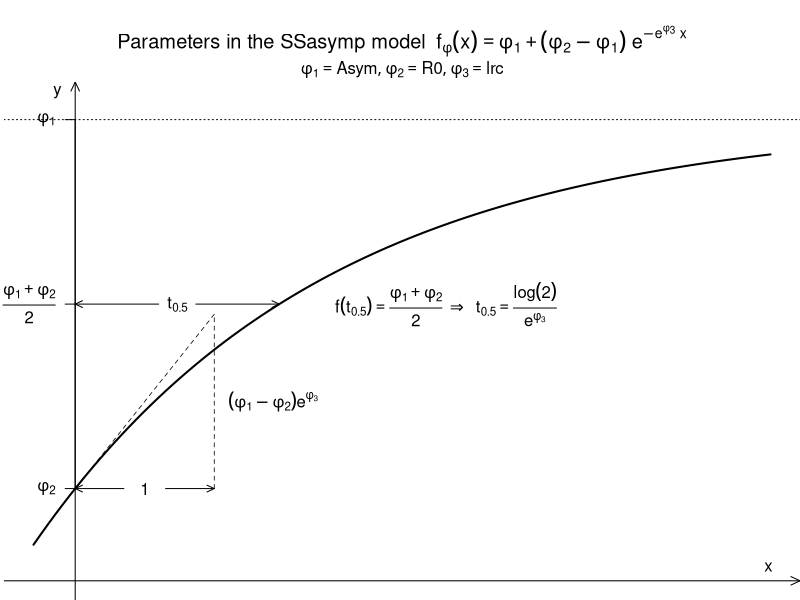
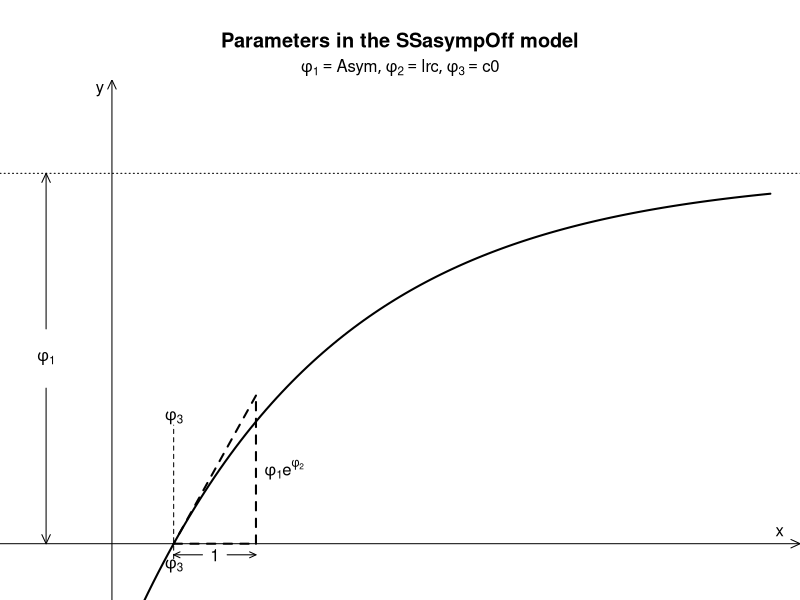
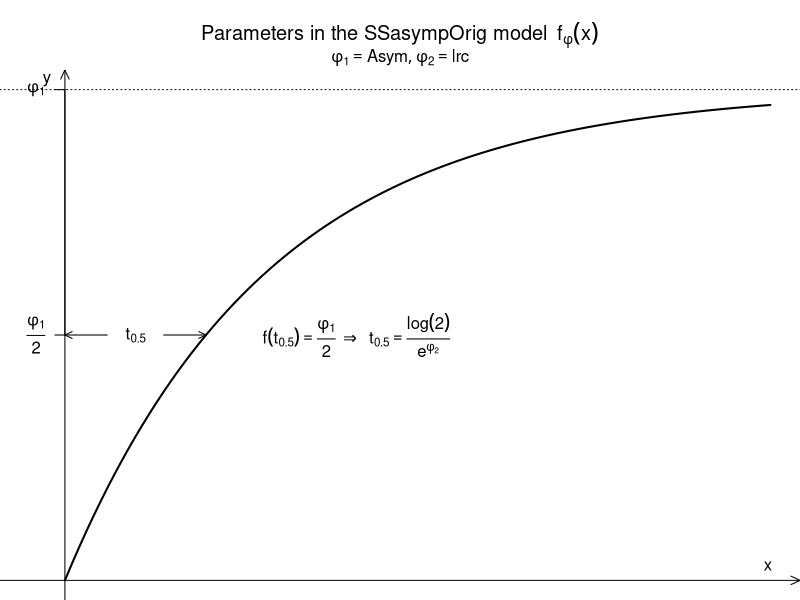
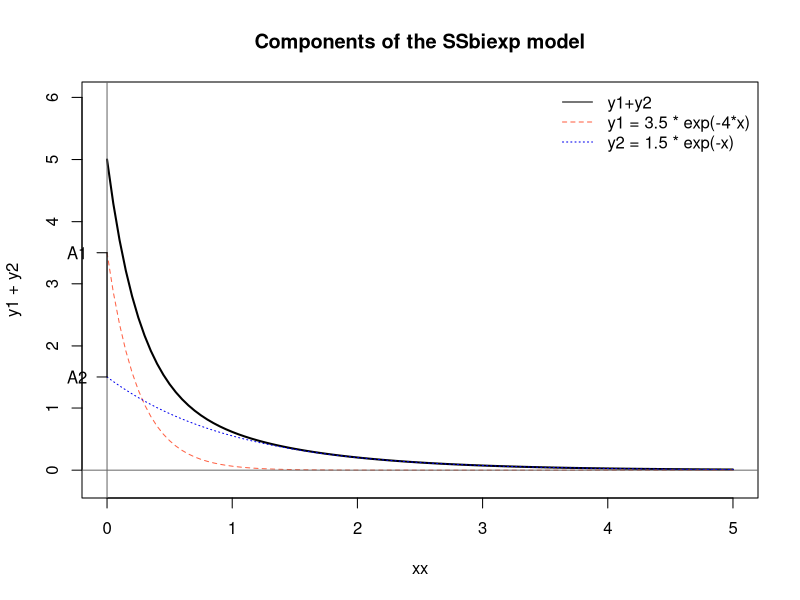
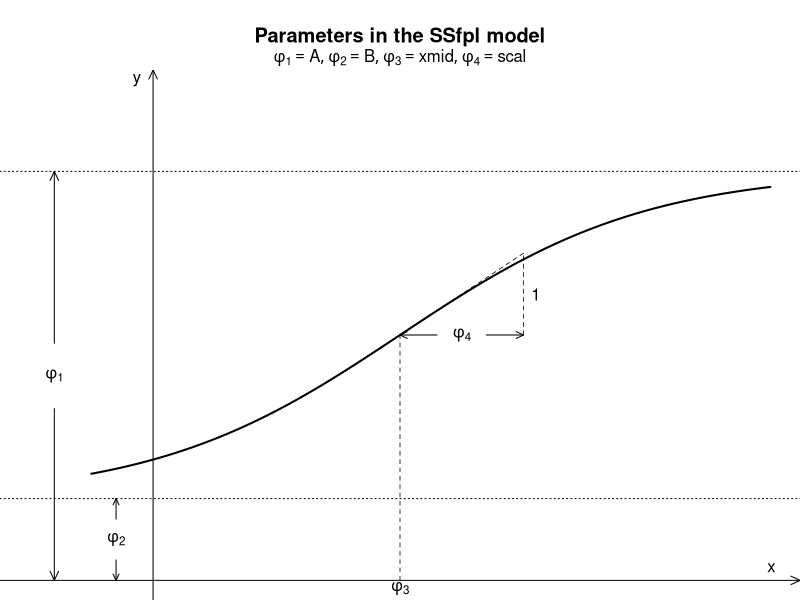
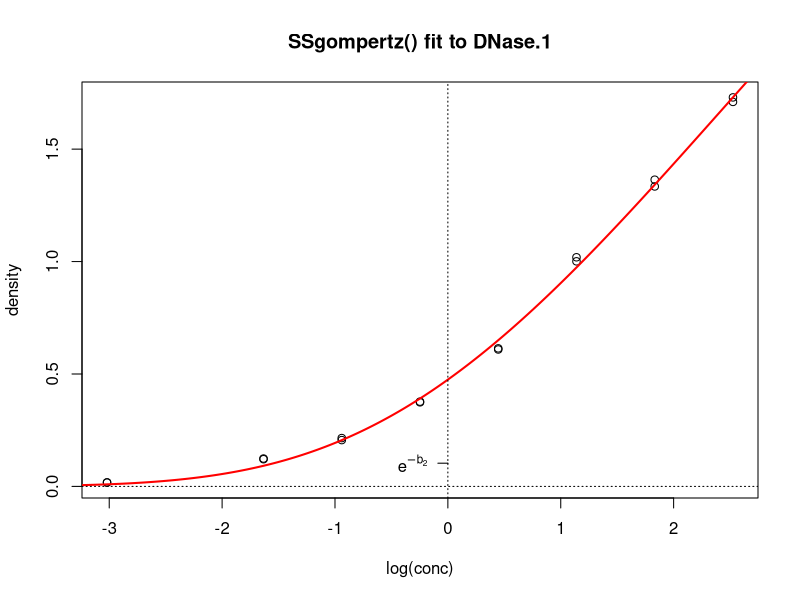
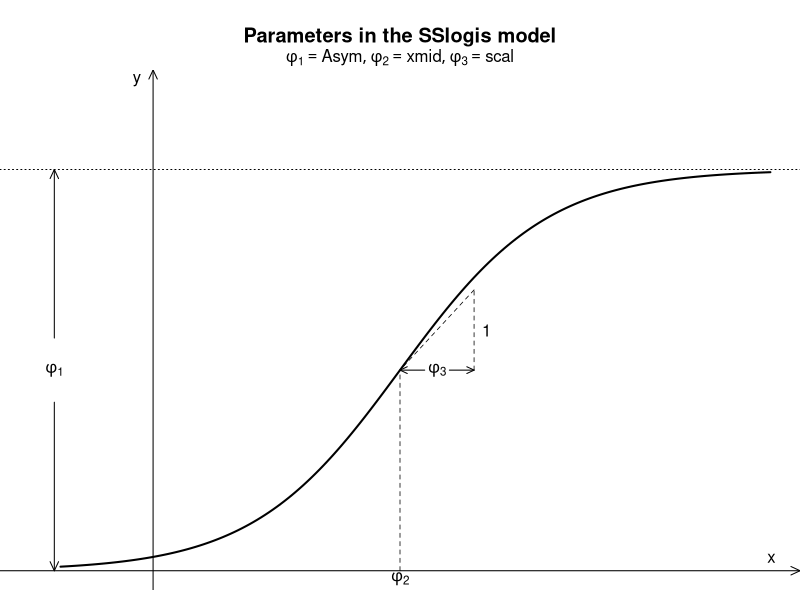
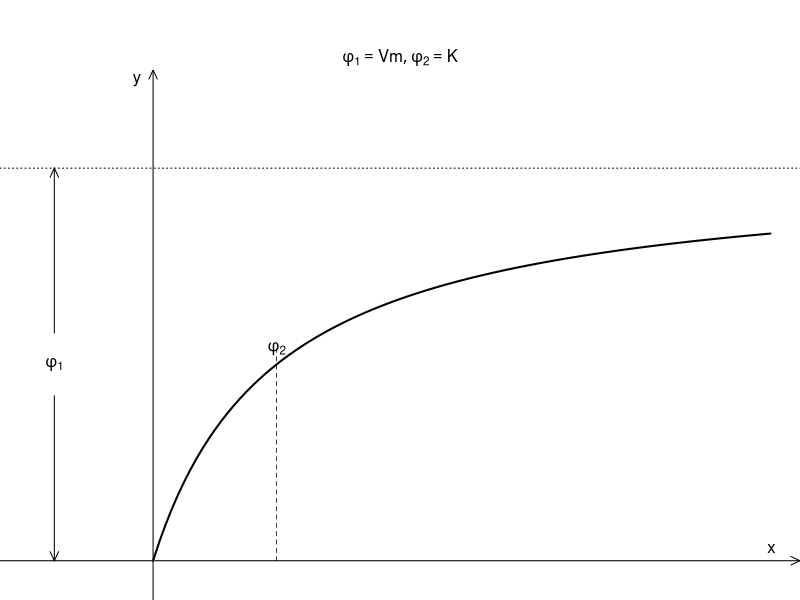

Write the R code that produced these figures, in order.
##### info ####

# file: nls_self_starter_models
# author: Amy Kendig
# date last edited: 4/24/20
# goal: visualize non-linear models


#### set-up ####

# clear all existing data
rm(list=ls())


#### SSasymp: asymptotic ####

Lob.329 <- Loblolly[ Loblolly$Seed == "329", ]
SSasymp( Lob.329$age, 100, -8.5, -3.2 )   # response only
local({
  Asym <- 100 ; resp0 <- -8.5 ; lrc <- -3.2
  SSasymp( Lob.329$age, Asym, resp0, lrc) # response _and_ gradient
})
getInitial(height ~ SSasymp( age, Asym, resp0, lrc), data = Lob.329)
## Initial values are in fact the converged values
fm1 <- nls(height ~ SSasymp( age, Asym, resp0, lrc), data = Lob.329)
summary(fm1)

## Visualize the SSasymp()  model  parametrization :

xx <- seq(-.3, 5, len = 101)

##  Asym + (R0-Asym) * exp(-exp(lrc)* x) :
yy <- 5 - 4 * exp(-xx / exp(3/4))
stopifnot( all.equal(yy, SSasymp(xx, Asym = 5, R0 = 1, lrc = -3/4)) )

require(graphics)
op <- par(mar = c(0, .2, 4.1, 0))
plot(xx, yy, type = "l", axes = FALSE, ylim = c(0,5.2), xlim = c(-.3, 5),
     xlab = "", ylab = "", lwd = 2,
     main = quote("Parameters in the SSasymp model " ~
                    {f[phi](x) == phi[1] + (phi[2]-phi[1])*~e^{-e^{phi[3]}*~x}}))
mtext(quote(list(phi[1] == "Asym", phi[2] == "R0", phi[3] == "lrc")))
usr <- par("usr")
arrows(usr[1], 0, usr[2], 0, length = 0.1, angle = 25)
arrows(0, usr[3], 0, usr[4], length = 0.1, angle = 25)
text(usr[2] - 0.2, 0.1, "x", adj = c(1, 0))
text(     -0.1, usr[4], "y", adj = c(1, 1))
abline(h = 5, lty = 3)
arrows(c(0.35, 0.65), 1,
       c(0  ,  1   ), 1, length = 0.08, angle = 25); text(0.5, 1, quote(1))
y0 <- 1 + 4*exp(-3/4) ; t.5 <- log(2) / exp(-3/4) ; AR2 <- 3 # (Asym + R0)/2
segments(c(1, 1), c( 1, y0),
         c(1, 0), c(y0,  1),  lty = 2, lwd = 0.75)
text(1.1, 1/2+y0/2, quote((phi[1]-phi[2])*e^phi[3]), adj = c(0,.5))
axis(2, at = c(1,AR2,5), labels= expression(phi[2], frac(phi[1]+phi[2],2), phi[1]),
     pos=0, las=1)
arrows(c(.6,t.5-.6), AR2,
       c(0, t.5   ), AR2, length = 0.08, angle = 25)
text(   t.5/2,   AR2, quote(t[0.5]))
text(   t.5 +.4, AR2,
        quote({f(t[0.5]) == frac(phi[1]+phi[2],2)}~{} %=>% {}~~
                {t[0.5] == frac(log(2), e^{phi[3]})}), adj = c(0, 0.5))
par(op)


#### SSasympOff: asymptotic with an offset ####

CO2.Qn1 <- CO2[CO2$Plant == "Qn1", ]
SSasympOff(CO2.Qn1$conc, 32, -4, 43)  # response only
local({  Asym <- 32; lrc <- -4; c0 <- 43
SSasympOff(CO2.Qn1$conc, Asym, lrc, c0) # response and gradient
})
getInitial(uptake ~ SSasympOff(conc, Asym, lrc, c0), data = CO2.Qn1)
## Initial values are in fact the converged values
fm1 <- nls(uptake ~ SSasympOff(conc, Asym, lrc, c0), data = CO2.Qn1)
summary(fm1)

## Visualize the SSasympOff()  model  parametrization :

xx <- seq(0.25, 8,  by=1/16)
yy <- 5 * (1 -  exp(-(xx - 3/4)*0.4))
stopifnot( all.equal(yy, SSasympOff(xx, Asym = 5, lrc = log(0.4), c0 = 3/4)) )
require(graphics)
op <- par(mar = c(0, 0, 4.0, 0))
plot(xx, yy, type = "l", axes = FALSE, ylim = c(-.5,6), xlim = c(-1, 8),
     xlab = "", ylab = "", lwd = 2,
     main = "Parameters in the SSasympOff model")
mtext(quote(list(phi[1] == "Asym", phi[2] == "lrc", phi[3] == "c0")))
usr <- par("usr")
arrows(usr[1], 0, usr[2], 0, length = 0.1, angle = 25)
arrows(0, usr[3], 0, usr[4], length = 0.1, angle = 25)
text(usr[2] - 0.2, 0.1, "x", adj = c(1, 0))
text(     -0.1, usr[4], "y", adj = c(1, 1))
abline(h = 5, lty = 3)
arrows(-0.8, c(2.1, 2.9),
       -0.8, c(0  , 5  ), length = 0.1, angle = 25)
text  (-0.8, 2.5, quote(phi[1]))
segments(3/4, -.2, 3/4, 1.6, lty = 2)
text    (3/4,    c(-.3, 1.7), quote(phi[3]))
arrows(c(1.1, 1.4), -.15,
       c(3/4, 7/4), -.15, length = 0.07, angle = 25)
text    (3/4 + 1/2, -.15, quote(1))
segments(c(3/4, 7/4, 7/4), c(0, 0, 2),   # 5 * exp(log(0.4)) = 2
         c(7/4, 7/4, 3/4), c(0, 2, 0),  lty = 2, lwd = 2)
text(      7/4 +.1, 2./2, quote(phi[1]*e^phi[2]), adj = c(0, .5))
par(op)


#### SSaympOrig: aysmptotic through origin ####

Lob.329 <- Loblolly[ Loblolly$Seed == "329", ]
SSasympOrig(Lob.329$age, 100, -3.2)  # response only
local({   Asym <- 100; lrc <- -3.2
SSasympOrig(Lob.329$age, Asym, lrc) # response and gradient
})
getInitial(height ~ SSasympOrig(age, Asym, lrc), data = Lob.329)
## Initial values are in fact the converged values
fm1 <- nls(height ~ SSasympOrig(age, Asym, lrc), data = Lob.329)
summary(fm1)


## Visualize the SSasympOrig()  model  parametrization :

xx <- seq(0, 5, len = 101)
yy <- 5 * (1- exp(-xx * log(2)))
stopifnot( all.equal(yy, SSasympOrig(xx, Asym = 5, lrc = log(log(2)))) )

require(graphics)
op <- par(mar = c(0, 0, 3.5, 0))
plot(xx, yy, type = "l", axes = FALSE, ylim = c(0,5), xlim = c(-1/4, 5),
     xlab = "", ylab = "", lwd = 2,
     main = quote("Parameters in the SSasympOrig model"~~ f[phi](x)))
mtext(quote(list(phi[1] == "Asym", phi[2] == "lrc")))
usr <- par("usr")
arrows(usr[1], 0, usr[2], 0, length = 0.1, angle = 25)
arrows(0, usr[3], 0, usr[4], length = 0.1, angle = 25)
text(usr[2] - 0.2, 0.1, "x", adj = c(1, 0))
text(   -0.1,   usr[4], "y", adj = c(1, 1))
abline(h = 5, lty = 3)
axis(2, at = 5*c(1/2,1), labels= expression(frac(phi[1],2), phi[1]), pos=0, las=1)
arrows(c(.3,.7), 5/2,
       c(0, 1 ), 5/2, length = 0.08, angle = 25)
text(   0.5,     5/2, quote(t[0.5]))
text(   1 +.4,   5/2,
        quote({f(t[0.5]) == frac(phi[1],2)}~{} %=>% {}~~{t[0.5] == frac(log(2), e^{phi[2]})}),
        adj = c(0, 0.5))
par(op)


#### SSbiexp: biexponential ####

Indo.1 <- Indometh[Indometh$Subject == 1, ]
SSbiexp( Indo.1$time, 3, 1, 0.6, -1.3 )  # response only
A1 <- 3; lrc1 <- 1; A2 <- 0.6; lrc2 <- -1.3
SSbiexp( Indo.1$time, A1, lrc1, A2, lrc2 ) # response and gradient
print(getInitial(conc ~ SSbiexp(time, A1, lrc1, A2, lrc2), data = Indo.1),
      digits = 5)
## Initial values are in fact the converged values
fm1 <- nls(conc ~ SSbiexp(time, A1, lrc1, A2, lrc2), data = Indo.1)
summary(fm1)

## Show the model components visually
require(graphics)

xx <- seq(0, 5, len = 101)
y1 <- 3.5 * exp(-4*xx)
y2 <- 1.5 * exp(-xx)
plot(xx, y1 + y2, type = "l", lwd=2, ylim = c(-0.2,6), xlim = c(0, 5),
     main = "Components of the SSbiexp model")
lines(xx, y1, lty = 2, col="tomato"); abline(v=0, h=0, col="gray40")
lines(xx, y2, lty = 3, col="blue2" )
legend("topright", c("y1+y2", "y1 = 3.5 * exp(-4*x)", "y2 = 1.5 * exp(-x)"),
       lty=1:3, col=c("black","tomato","blue2"), bty="n")
axis(2, pos=0, at = c(3.5, 1.5), labels = c("A1","A2"), las=2)

## and how you could have got their sum via SSbiexp():
ySS <- SSbiexp(xx, 3.5, log(4), 1.5, log(1))
##                      ---          ---
stopifnot(all.equal(y1+y2, ySS, tolerance = 1e-15))


#### SSfol: first-order compartment ####

Theoph.1 <- Theoph[ Theoph$Subject == 1, ]
with(Theoph.1, SSfol(Dose, Time, -2.5, 0.5, -3)) # response only
with(Theoph.1, local({  lKe <- -2.5; lKa <- 0.5; lCl <- -3
SSfol(Dose, Time, lKe, lKa, lCl) # response _and_ gradient
}))
getInitial(conc ~ SSfol(Dose, Time, lKe, lKa, lCl), data = Theoph.1)
## Initial values are in fact the converged values
fm1 <- nls(conc ~ SSfol(Dose, Time, lKe, lKa, lCl), data = Theoph.1)
summary(fm1)


#### SSfpl: four-parameter logistic ####

Chick.1 <- ChickWeight[ChickWeight$Chick == 1, ]
SSfpl(Chick.1$Time, 13, 368, 14, 6)  # response only
local({
  A <- 13; B <- 368; xmid <- 14; scal <- 6
  SSfpl(Chick.1$Time, A, B, xmid, scal) # response _and_ gradient
})
print(getInitial(weight ~ SSfpl(Time, A, B, xmid, scal), data = Chick.1),
      digits = 5)
## Initial values are in fact the converged values
fm1 <- nls(weight ~ SSfpl(Time, A, B, xmid, scal), data = Chick.1)
summary(fm1)

## Visualizing the  SSfpl()  parametrization
xx <- seq(-0.5, 5, len = 101)
yy <- 1 + 4 / (1 + exp((2-xx))) # == SSfpl(xx, *) :
stopifnot( all.equal(yy, SSfpl(xx, A = 1, B = 5, xmid = 2, scal = 1)) )
require(graphics)
op <- par(mar = c(0, 0, 3.5, 0))
plot(xx, yy, type = "l", axes = FALSE, ylim = c(0,6), xlim = c(-1, 5),
     xlab = "", ylab = "", lwd = 2,
     main = "Parameters in the SSfpl model")
mtext(quote(list(phi[1] == "A", phi[2] == "B", phi[3] == "xmid", phi[4] == "scal")))
usr <- par("usr")
arrows(usr[1], 0, usr[2], 0, length = 0.1, angle = 25)
arrows(0, usr[3], 0, usr[4], length = 0.1, angle = 25)
text(usr[2] - 0.2, 0.1, "x", adj = c(1, 0))
text(     -0.1, usr[4], "y", adj = c(1, 1))
abline(h = c(1, 5), lty = 3)
arrows(-0.8, c(2.1, 2.9),
       -0.8, c(0,   5  ), length = 0.1, angle = 25)
text  (-0.8, 2.5, quote(phi[1]))
arrows(-0.3, c(1/4, 3/4),
       -0.3, c(0,   1  ), length = 0.07, angle = 25)
text  (-0.3, 0.5, quote(phi[2]))
text(2, -.1, quote(phi[3]))
segments(c(2,3,3), c(0,3,4), # SSfpl(x = xmid = 2) = 3
         c(2,3,2), c(3,4,3),    lty = 2, lwd = 0.75)
arrows(c(2.3, 2.7), 3,
       c(2.0, 3  ), 3, length = 0.08, angle = 25)
text(      2.5,     3, quote(phi[4])); text(3.1, 3.5, "1")
par(op)


#### SSgompertz: Gompertz growth ####

DNase.1 <- subset(DNase, Run == 1)
SSgompertz(log(DNase.1$conc), 4.5, 2.3, 0.7)  # response only
local({  Asym <- 4.5; b2 <- 2.3; b3 <- 0.7
SSgompertz(log(DNase.1$conc), Asym, b2, b3) # response _and_ gradient
})
print(getInitial(density ~ SSgompertz(log(conc), Asym, b2, b3),
                 data = DNase.1), digits = 5)
## Initial values are in fact the converged values
fm1 <- nls(density ~ SSgompertz(log(conc), Asym, b2, b3),
           data = DNase.1)
summary(fm1)
plot(density ~ log(conc), DNase.1, # xlim = c(0, 21),
     main = "SSgompertz() fit to DNase.1")
ux <- par("usr")[1:2]; x <- seq(ux[1], ux[2], length.out=250)
lines(x, do.call(SSgompertz, c(list(x=x), coef(fm1))), col = "red", lwd=2)
As <- coef(fm1)[["Asym"]]; abline(v = 0, h = 0, lty = 3)
axis(2, at= exp(-coef(fm1)[["b2"]]), quote(e^{-b[2]}), las=1, pos=0)


#### SSlogis: logistic ####

Chick.1 <- ChickWeight[ChickWeight$Chick == 1, ]
SSlogis(Chick.1$Time, 368, 14, 6)  # response only
local({
  Asym <- 368; xmid <- 14; scal <- 6
  SSlogis(Chick.1$Time, Asym, xmid, scal) # response _and_ gradient
})
getInitial(weight ~ SSlogis(Time, Asym, xmid, scal), data = Chick.1)
## Initial values are in fact the converged one here, "Number of iter...: 0" :
fm1 <- nls(weight ~ SSlogis(Time, Asym, xmid, scal), data = Chick.1)
summary(fm1)
## but are slightly improved here:
fm2 <- update(fm1, control=nls.control(tol = 1e-9, warnOnly=TRUE), trace = TRUE)
all.equal(coef(fm1), coef(fm2)) # "Mean relative difference: 9.6e-6"
str(fm2$convInfo) # 3 iterations


dwlg1 <- data.frame(Prop = c(rep(0,5), 2, 5, rep(9, 9)), end = 1:16)
iPar <- getInitial(Prop ~ SSlogis(end, Asym, xmid, scal), data = dwlg1)
## failed in R <= 3.4.2 (because of the '0's in 'Prop')
stopifnot(all.equal(tol = 1e-6,
                    iPar, c(Asym = 9.0678, xmid = 6.79331, scal = 0.499934)))

## Visualize the SSlogis()  model  parametrization :
xx <- seq(-0.75, 5, by=1/32)
yy <- 5 / (1 + exp((2-xx)/0.6)) # == SSlogis(xx, *):
stopifnot( all.equal(yy, SSlogis(xx, Asym = 5, xmid = 2, scal = 0.6)) )
require(graphics)
op <- par(mar = c(0.5, 0, 3.5, 0))
plot(xx, yy, type = "l", axes = FALSE, ylim = c(0,6), xlim = c(-1, 5),
     xlab = "", ylab = "", lwd = 2,
     main = "Parameters in the SSlogis model")
mtext(quote(list(phi[1] == "Asym", phi[2] == "xmid", phi[3] == "scal")))
usr <- par("usr")
arrows(usr[1], 0, usr[2], 0, length = 0.1, angle = 25)
arrows(0, usr[3], 0, usr[4], length = 0.1, angle = 25)
text(usr[2] - 0.2, 0.1, "x", adj = c(1, 0))
text(     -0.1, usr[4], "y", adj = c(1, 1))
abline(h = 5, lty = 3)
arrows(-0.8, c(2.1, 2.9),
       -0.8, c(0,   5  ), length = 0.1, angle = 25)
text  (-0.8, 2.5, quote(phi[1]))
segments(c(2,2.6,2.6), c(0,  2.5,3.5),   # NB.  SSlogis(x = xmid = 2) = 2.5
         c(2,2.6,2  ), c(2.5,3.5,2.5), lty = 2, lwd = 0.75)
text(2, -.1, quote(phi[2]))
arrows(c(2.2, 2.4), 2.5,
       c(2.0, 2.6), 2.5, length = 0.08, angle = 25)
text(      2.3,     2.5, quote(phi[3])); text(2.7, 3, "1")
par(op)


#### SSmicmen: Michaelis-Menten ####

PurTrt <- Puromycin[ Puromycin$state == "treated", ]
SSmicmen(PurTrt$conc, 200, 0.05)  # response only
local({  Vm <- 200; K <- 0.05
SSmicmen(PurTrt$conc, Vm, K)    # response _and_ gradient
})
print(getInitial(rate ~ SSmicmen(conc, Vm, K), data = PurTrt), digits = 3)
## Initial values are in fact the converged values
fm1 <- nls(rate ~ SSmicmen(conc, Vm, K), data = PurTrt)
summary(fm1)
## Alternative call using the subset argument
fm2 <- nls(rate ~ SSmicmen(conc, Vm, K), data = Puromycin,
           subset = state == "treated")
summary(fm2) # The same indeed:
stopifnot(all.equal(coef(summary(fm1)), coef(summary(fm2))))

## Visualize the SSmicmen()  Michaelis-Menton model parametrization :

xx <- seq(0, 5, len = 101)
yy <- 5 * xx/(1+xx)
stopifnot(all.equal(yy, SSmicmen(xx, Vm = 5, K = 1)))
require(graphics)
op <- par(mar = c(0, 0, 3.5, 0))
plot(xx, yy, type = "l", lwd = 2, ylim = c(-1/4,6), xlim = c(-1, 5),
     ann = FALSE, axes = FALSE, main = "Parameters in the SSmicmen model")
mtext(quote(list(phi[1] == "Vm", phi[2] == "K")))
usr <- par("usr")
arrows(usr[1], 0, usr[2], 0, length = 0.1, angle = 25)
arrows(0, usr[3], 0, usr[4], length = 0.1, angle = 25)
text(usr[2] - 0.2, 0.1, "x", adj = c(1, 0))
text(     -0.1, usr[4], "y", adj = c(1, 1))
abline(h = 5, lty = 3)
arrows(-0.8, c(2.1, 2.9),
       -0.8, c(0,   5  ),  length = 0.1, angle = 25)
text(  -0.8,     2.5, quote(phi[1]))
segments(1, 0, 1, 2.7, lty = 2, lwd = 0.75)
text(1, 2.7, quote(phi[2]))
par(op)


#### SSweibull: Weibull growth ####

Chick.6 <- subset(ChickWeight, (Chick == 6) & (Time > 0))
SSweibull(Chick.6$Time, 160, 115, -5.5, 2.5)   # response only
local({ Asym <- 160; Drop <- 115; lrc <- -5.5; pwr <- 2.5
SSweibull(Chick.6$Time, Asym, Drop, lrc, pwr) # response _and_ gradient
})
getInitial(weight ~ SSweibull(Time, Asym, Drop, lrc, pwr), data = Chick.6)
## Initial values are in fact the converged values
fm1 <- nls(weight ~ SSweibull(Time, Asym, Drop, lrc, pwr), data = Chick.6)
summary(fm1)
## Data and Fit:
plot(weight ~ Time, Chick.6, xlim = c(0, 21), main = "SSweibull() fit to Chick.6")
ux <- par("usr")[1:2]; x <- seq(ux[1], ux[2], length.out=250)
lines(x, do.call(SSweibull, c(list(x=x), coef(fm1))), col = "red", lwd=2)
As <- coef(fm1)[["Asym"]]; abline(v = 0, h = c(As, As - coef(fm1)[["Drop"]]), lty = 3)